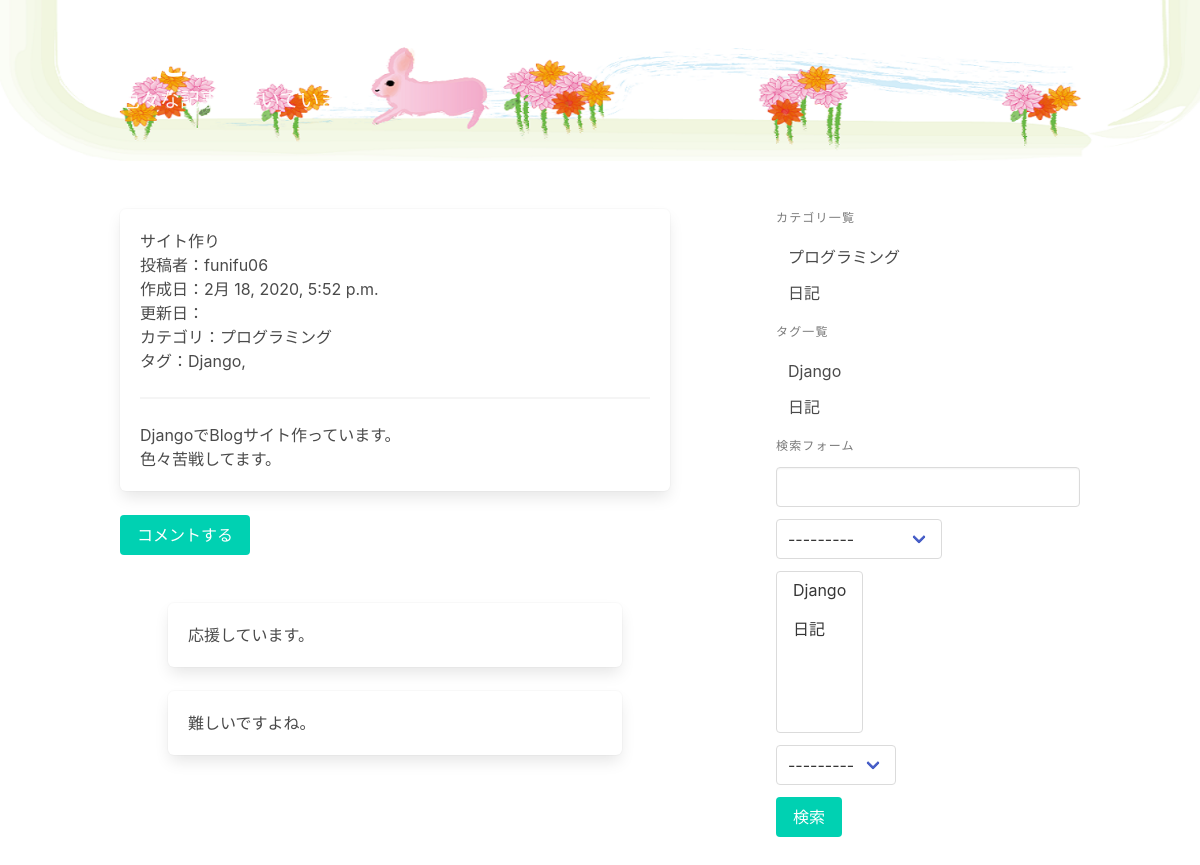
Page /detail/1/ on the committed database.
### blog/models.py (models this page shows, shortened)
class Post(models.Model):
    title = models.CharField('タイトル', max_length=32)
    text = models.TextField('本文')
    category = models.ForeignKey(Category, on_delete=models.PROTECT, verbose_name='カテゴリ')
    tags = models.ManyToManyField(Tag, verbose_name='タグ', blank=True)
    writer = models.ForeignKey(settings.AUTH_USER_MODEL, on_delete=models.PROTECT, verbose_name='投稿者')
    created_at = models.DateTimeField('作成日', auto_now_add=True)
    updated_at = models.DateTimeField('更新日', auto_now=True)

class Category(models.Model):
    name = models.CharField('カテゴリ名', max_length=255, unique=True)
    def __str__(self):
        return self.name

class Tag(models.Model):
    name = models.CharField('タグ名', max_length=255, unique=True)
    def __str__(self):
        return self.name

class Comment(models.Model):
    text = models.TextField('本文')
    target = models.ForeignKey(Post, on_delete=models.PROTECT, verbose_name='どの記事へのコメントか')
    def __str__(self):
        return self.text

### blog/views.py (the view)
# urls.py: path('detail/<int:pk>/', views.PostDetail.as_view(), name='post_detail'),
class PostDetail(generic.DetailView):
    model = Post

### blog/forms.py
class PostSearchForm(forms.Form):
    key_word = forms.CharField(
        label='キーワード', required=False,
        widget=forms.TextInput(attrs={'class': 'input'})
    )
    category = forms.ModelChoiceField(
        label='カテゴリの選択', required=False,
        queryset=Category.objects.all(),
    )
    tags = forms.ModelMultipleChoiceField(
        label='タグの選択', required=False,
        queryset=Tag.objects.all(),
    )
    user = forms.ModelChoiceField(
        label='投稿者', required=False,
        queryset=User.objects.all(),
    )

### blog/templatetags/blog.py (called while the page is built)
@register.inclusion_tag('blog/category_and_tag_list.html')
def create_category_and_tag_list():
    return {
        'category_list': Category.objects.all(),
        'tag_list': Tag.objects.all(),
    }

@register.inclusion_tag('blog/search_form.html')
def create_search_form(request):
    form = PostSearchForm(request.GET or None)
    return {'form': form}

### blog/templates/blog/post_detail.html
{% extends 'blog/base.html' %}
{% block content %}
  <article class="box">
    <h1>{{post.title}}</h1>
    <p>投稿者：{{post.writer}}</p>
    <p>作成日：{{post.created_at}}</p>
    <p>更新日：{{post.update_at}}</p>
    <p>カテゴリ：{{post.category}}</p>
    <p>タグ：{% for tag in post.tags.all %}{{tag}},{% endfor %}</p>
    <hr>
    <div>
      {{ post.text| linebreaks | urlize }}
    </div>
  </article>
  <a class="button is-primary" href="{% url 'blog:comment_create' post.pk %}">コメントする</a>
  <section class='section'>
    {% for comment in post.comment_set.all %}
      <div class="box">
        {{ comment | linebreaks | urlize }}
      </div>
    {% endfor %}
  </section>
{% endblock %}

### blog/templates/blog/category_and_tag_list.html
<p class="menu-label">カテゴリ一覧</p>
<ul class="menu-list">
  {% for category in category_list %}
    <li> <a href="{% url 'blog:post_category_list' category.pk %}">{{category}}</a> </li>
  {% endfor %}
</ul>
<p class="menu-label">タグ一覧</p>
<ul class="menu-list">
  {% for tag in tag_list %}
    <li> <a href="{% url 'blog:post_tag_list' tag.pk %}">{{tag}}</a> </li>
  {% endfor %}
</ul>

### rows in the picture
Post: title "サイト作り", writer "funifu06", created_at "2月 18, 2020, 5:52 p.m.", category "プログラミング", text "DjangoでBlogサイト作っています。 色々苦戦してます。"
Tag: name "Django"
Comment: text "応援しています。"
Comment: text "難しいですよね。"
Category: name "プログラミング"
Category: name "日記"
Tag: name "日記"
